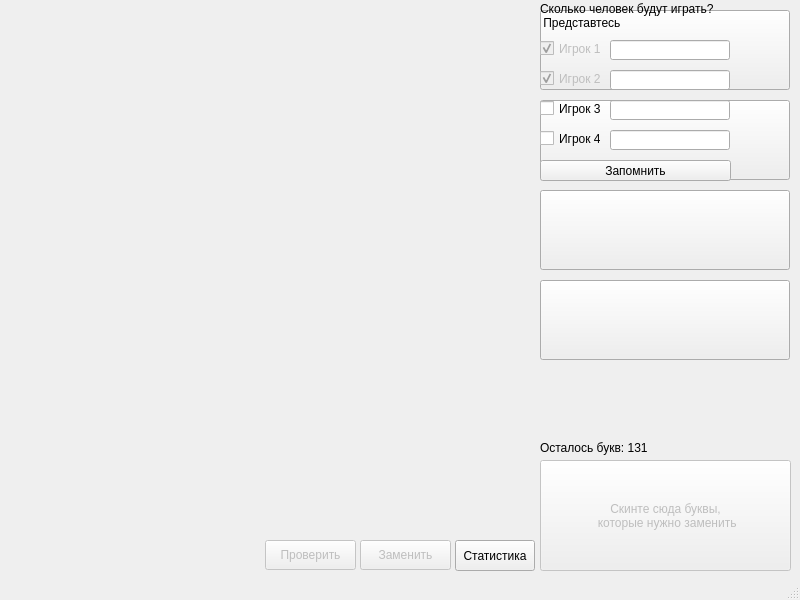
<?xml version="1.0" encoding="UTF-8"?>
<ui version="4.0">
 <class>MainWindow</class>
 <widget class="QMainWindow" name="MainWindow">
  <property name="geometry">
   <rect>
    <x>0</x>
    <y>0</y>
    <width>800</width>
    <height>600</height>
   </rect>
  </property>
  <property name="minimumSize">
   <size>
    <width>800</width>
    <height>600</height>
   </size>
  </property>
  <property name="maximumSize">
   <size>
    <width>800</width>
    <height>600</height>
   </size>
  </property>
  <property name="windowTitle">
   <string>Эрудит</string>
  </property>
  <widget class="QWidget" name="centralwidget">
   <widget class="QPushButton" name="btn_check">
    <property name="enabled">
     <bool>false</bool>
    </property>
    <property name="geometry">
     <rect>
      <x>265</x>
      <y>540</y>
      <width>91</width>
      <height>30</height>
     </rect>
    </property>
    <property name="text">
     <string>Проверить</string>
    </property>
   </widget>
   <widget class="QPushButton" name="btn_replaced_letters">
    <property name="enabled">
     <bool>false</bool>
    </property>
    <property name="geometry">
     <rect>
      <x>360</x>
      <y>540</y>
      <width>91</width>
      <height>30</height>
     </rect>
    </property>
    <property name="text">
     <string>Заменить</string>
    </property>
   </widget>
   <widget class="QPushButton" name="replaced_letters">
    <property name="enabled">
     <bool>false</bool>
    </property>
    <property name="geometry">
     <rect>
      <x>540</x>
      <y>460</y>
      <width>251</width>
      <height>111</height>
     </rect>
    </property>
    <property name="text">
     <string>Скинте сюда буквы, 
 которые нужно заменить</string>
    </property>
   </widget>
   <widget class="QLabel" name="number_of_remaining_letters">
    <property name="geometry">
     <rect>
      <x>540</x>
      <y>440</y>
      <width>111</width>
      <height>16</height>
     </rect>
    </property>
    <property name="text">
     <string>Осталось букв: 131</string>
    </property>
   </widget>
   <widget class="QLabel" name="error">
    <property name="geometry">
     <rect>
      <x>10</x>
      <y>860</y>
      <width>500</width>
      <height>20</height>
     </rect>
    </property>
    <property name="text">
     <string/>
    </property>
   </widget>
   <widget class="QCheckBox" name="checkBox_1">
    <property name="enabled">
     <bool>false</bool>
    </property>
    <property name="geometry">
     <rect>
      <x>540</x>
      <y>40</y>
      <width>71</width>
      <height>17</height>
     </rect>
    </property>
    <property name="text">
     <string>Игрок 1</string>
    </property>
    <property name="checked">
     <bool>true</bool>
    </property>
   </widget>
   <widget class="QLabel" name="label">
    <property name="geometry">
     <rect>
      <x>540</x>
      <y>0</y>
      <width>191</width>
      <height>31</height>
     </rect>
    </property>
    <property name="text">
     <string>Сколько человек будут играть?
 Представтесь</string>
    </property>
    <property name="alignment">
     <set>Qt::AlignLeading|Qt::AlignLeft|Qt::AlignVCenter</set>
    </property>
   </widget>
   <widget class="QLineEdit" name="name1">
    <property name="geometry">
     <rect>
      <x>610</x>
      <y>40</y>
      <width>120</width>
      <height>20</height>
     </rect>
    </property>
   </widget>
   <widget class="QCheckBox" name="checkBox_2">
    <property name="enabled">
     <bool>false</bool>
    </property>
    <property name="geometry">
     <rect>
      <x>540</x>
      <y>70</y>
      <width>61</width>
      <height>17</height>
     </rect>
    </property>
    <property name="text">
     <string>Игрок 2</string>
    </property>
    <property name="checked">
     <bool>true</bool>
    </property>
   </widget>
   <widget class="QLineEdit" name="name2">
    <property name="enabled">
     <bool>true</bool>
    </property>
    <property name="geometry">
     <rect>
      <x>610</x>
      <y>70</y>
      <width>120</width>
      <height>20</height>
     </rect>
    </property>
    <property name="contextMenuPolicy">
     <enum>Qt::DefaultContextMenu</enum>
    </property>
    <property name="acceptDrops">
     <bool>false</bool>
    </property>
    <property name="inputMethodHints">
     <set>Qt::ImhNone</set>
    </property>
    <property name="text">
     <string/>
    </property>
    <property name="frame">
     <bool>true</bool>
    </property>
    <property name="dragEnabled">
     <bool>false</bool>
    </property>
    <property name="clearButtonEnabled">
     <bool>false</bool>
    </property>
   </widget>
   <widget class="QCheckBox" name="checkBox_3">
    <property name="geometry">
     <rect>
      <x>540</x>
      <y>100</y>
      <width>71</width>
      <height>17</height>
     </rect>
    </property>
    <property name="text">
     <string>Игрок 3</string>
    </property>
   </widget>
   <widget class="QCheckBox" name="checkBox_4">
    <property name="geometry">
     <rect>
      <x>540</x>
      <y>130</y>
      <width>61</width>
      <height>17</height>
     </rect>
    </property>
    <property name="text">
     <string>Игрок 4</string>
    </property>
   </widget>
   <widget class="QLineEdit" name="name3">
    <property name="geometry">
     <rect>
      <x>610</x>
      <y>100</y>
      <width>120</width>
      <height>20</height>
     </rect>
    </property>
   </widget>
   <widget class="QLineEdit" name="name4">
    <property name="geometry">
     <rect>
      <x>610</x>
      <y>130</y>
      <width>120</width>
      <height>20</height>
     </rect>
    </property>
   </widget>
   <widget class="QPushButton" name="btn_remember">
    <property name="geometry">
     <rect>
      <x>540</x>
      <y>160</y>
      <width>191</width>
      <height>21</height>
     </rect>
    </property>
    <property name="text">
     <string>Запомнить</string>
    </property>
   </widget>
   <widget class="QPushButton" name="statistics">
    <property name="geometry">
     <rect>
      <x>455</x>
      <y>540</y>
      <width>80</width>
      <height>31</height>
     </rect>
    </property>
    <property name="text">
     <string>Статистика</string>
    </property>
   </widget>
   <widget class="QPushButton" name="player1">
    <property name="geometry">
     <rect>
      <x>540</x>
      <y>10</y>
      <width>250</width>
      <height>80</height>
     </rect>
    </property>
    <property name="statusTip">
     <string/>
    </property>
    <property name="autoFillBackground">
     <bool>false</bool>
    </property>
    <property name="text">
     <string/>
    </property>
    <property name="checkable">
     <bool>false</bool>
    </property>
    <property name="autoRepeat">
     <bool>false</bool>
    </property>
   </widget>
   <widget class="QPushButton" name="player2">
    <property name="geometry">
     <rect>
      <x>540</x>
      <y>100</y>
      <width>250</width>
      <height>80</height>
     </rect>
    </property>
    <property name="autoFillBackground">
     <bool>false</bool>
    </property>
    <property name="text">
     <string/>
    </property>
   </widget>
   <widget class="QPushButton" name="player3">
    <property name="geometry">
     <rect>
      <x>540</x>
      <y>190</y>
      <width>250</width>
      <height>80</height>
     </rect>
    </property>
    <property name="autoFillBackground">
     <bool>false</bool>
    </property>
    <property name="text">
     <string/>
    </property>
   </widget>
   <widget class="QPushButton" name="player4">
    <property name="enabled">
     <bool>true</bool>
    </property>
    <property name="geometry">
     <rect>
      <x>540</x>
      <y>280</y>
      <width>250</width>
      <height>80</height>
     </rect>
    </property>
    <property name="text">
     <string/>
    </property>
    <property name="autoDefault">
     <bool>false</bool>
    </property>
    <property name="default">
     <bool>false</bool>
    </property>
    <property name="flat">
     <bool>false</bool>
    </property>
   </widget>
   <zorder>player4</zorder>
   <zorder>player3</zorder>
   <zorder>player2</zorder>
   <zorder>player1</zorder>
   <zorder>btn_check</zorder>
   <zorder>btn_replaced_letters</zorder>
   <zorder>replaced_letters</zorder>
   <zorder>number_of_remaining_letters</zorder>
   <zorder>error</zorder>
   <zorder>checkBox_1</zorder>
   <zorder>label</zorder>
   <zorder>name1</zorder>
   <zorder>checkBox_2</zorder>
   <zorder>name2</zorder>
   <zorder>checkBox_3</zorder>
   <zorder>checkBox_4</zorder>
   <zorder>name3</zorder>
   <zorder>name4</zorder>
   <zorder>btn_remember</zorder>
   <zorder>statistics</zorder>
  </widget>
  <widget class="QMenuBar" name="menubar">
   <property name="geometry">
    <rect>
     <x>0</x>
     <y>0</y>
     <width>800</width>
     <height>21</height>
    </rect>
   </property>
  </widget>
  <widget class="QStatusBar" name="statusbar"/>
 </widget>
 <resources/>
 <connections/>
</ui>
